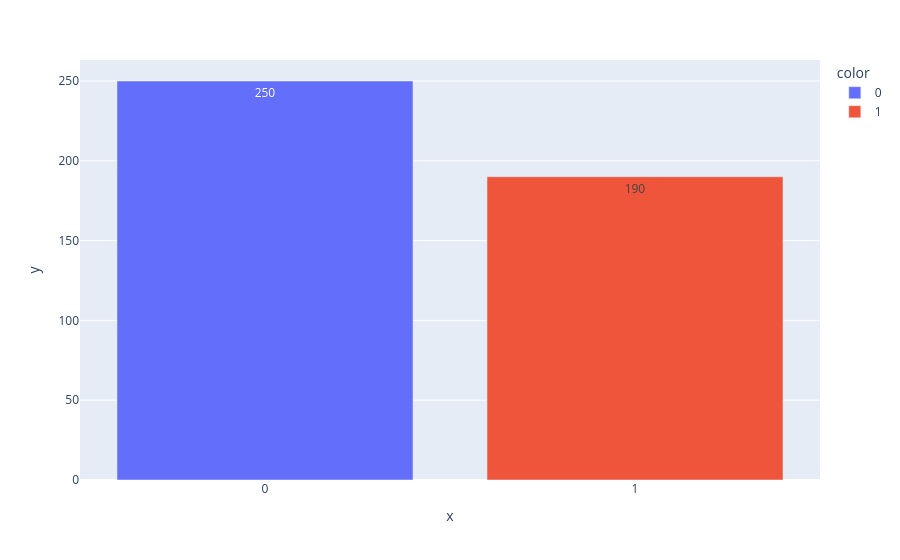

Notebook code for this chart:
### Code cell
# Visualiser le diagramme des nombres d'observations
bar_plot(val)

### Figure 1 — Plotly figure (JSON) as saved in the notebook; plotly's stock layout.template omitted (floating-point values rounded to 4 significant figures)
{"data": [{"hovertemplate": "color=0<br>x=%{x}<br>y=%{y}<extra></extra>", "legendgroup": "0", "marker": {"color": "#636efa", "pattern": {"shape": ""}}, "name": "0", "orientation": "v", "showlegend": true, "textposition": "auto", "texttemplate": "%{y}", "type": "bar", "x": ["0"], "xaxis": "x", "y": [250], "yaxis": "y"}, {"hovertemplate": "color=1<br>x=%{x}<br>y=%{y}<extra></extra>", "legendgroup": "1", "marker": {"color": "#EF553B", "pattern": {"shape": ""}}, "name": "1", "orientation": "v", "showlegend": true, "textposition": "auto", "texttemplate": "%{y}", "type": "bar", "x": ["1"], "xaxis": "x", "y": [190], "yaxis": "y"}], "layout": {"barmode": "relative", "legend": {"title": {"text": "color"}, "tracegroupgap": 0}, "margin": {"t": 60}, "xaxis": {"anchor": "y", "domain": [0.0, 1.0], "title": {"text": "x"}}, "yaxis": {"anchor": "x", "domain": [0.0, 1.0], "title": {"text": "y"}}}}
